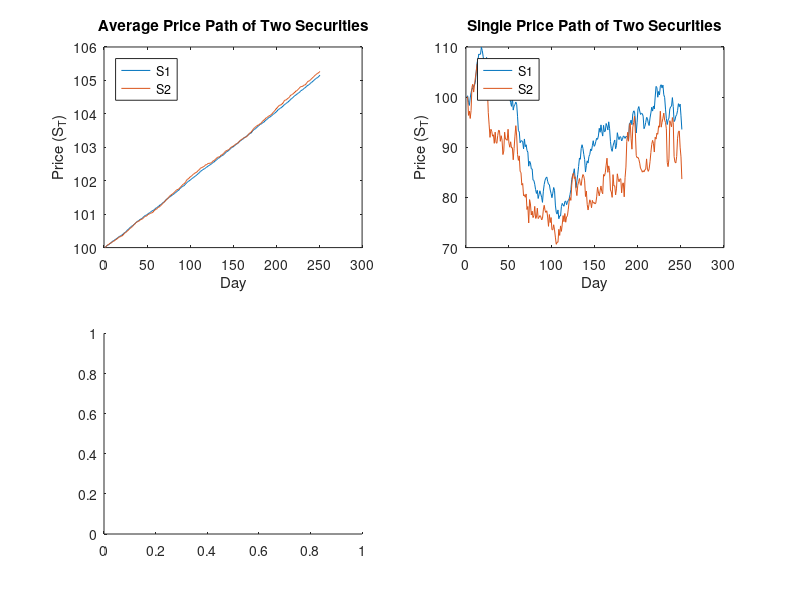

This chart was generated by the following MATLAB code: (Note: this script raises an error after producing the figure.)
%%%2 tasks: (1) pricing options; (2) decomposing bond excess returns%%
addpath(genpath(cd)) 
%% Pricing options

% Simulation price path 2 assets
S1 = 100; %underlying price stock 1
S2 = 100; %underlying price stock 2
rf = .05;
sigma1 = 0.2;
sigma2 = 0.35;
T = 1;
p = 0.5; %this is just the assumption for correlation. The range of correlation coefficients follow when estimating portfolio values.
d = 0; 
No_Sim = 50000;
%S_T = S*exp((rf-0.5*sigma^2)*T+sigma*sqrt(T)*randn); %This is for one
%stock

%simulation of asset paths
No_step = 250;%number of time steps in the interval (like 250 days in a year)
Delta_T = T/No_step;%time increment
%Generating random numbers (shocks) for 2 variables 
shocks1  = randn(No_Sim, No_step);
shocks2 = shocks1.*p + sqrt(1-p^2).*randn(No_Sim, No_step); % this already indicates correlation
%Generating storage for the paths of 2 stocks
S_T1 = NaN(No_Sim, No_step+1);
S_T1(:,1) = S1;
S_T2 = NaN(No_Sim, No_step+1);
S_T2(:,1) = S2;
%Paths for both stocks 
for i = 2:No_step+1
    % Path for stock 1
    S_T1(:,i) = S_T1(:,i-1).*exp((rf-0.5*sigma1^2)*Delta_T+sigma1*sqrt(Delta_T).*shocks1(:,i-1));
    % Path for stock 2
    S_T2(:,i) = S_T2(:,i-1).*exp((rf-0.5*sigma2^2)*Delta_T+sigma2*sqrt(Delta_T).*shocks2(:,i-1));
end
Mean_S_T1 = mean(S_T1);
Mean_S_T2 = mean(S_T2);

Portfolio = S_T1.*0.5 + S_T2.*0.5;

%Plotting asset paths and portfolio value distribution at in the end
%Firstly, plotting the average price path for both securities
subplot(2,2,1)
plot(Mean_S_T1) %I plot one of the 50k generated paths to see how the paths relate.
title('Average Price Path of Two Securities')
xlabel('Day')
ylabel('Price (S_T)')
hold on
plot(Mean_S_T2)
xlabel('Day')
ylabel('Price (S_T)')
hold off
legend('S1','S2','Location','northwest')
% Plotting single price path for both securities
subplot(2,2,2)
plot(S_T1(25000,:)) %I plot one of the 50k generated paths to see how the paths relate.
title('Single Price Path of Two Securities')
xlabel('Day')
ylabel('Price (S_T)')
hold on
plot(S_T2(25000,:))
xlabel('Day')
ylabel('Price (S_T)')
hold off
legend('S1','S2','Location','northwest')
% Plotting the portfolio distribution at day = 250 
subplot(2,2,3)
histogram(Portfolio(:,end))
title('Distribution of Portfolio Prices at t=250')
xlabel('Portfolio value')
ylabel('Count')

p = linspace(-1,1,21); %the range of correlation coefficients. 
% to calculate the percentile prctile(Portfolio(:,51)',0.05)
%Estimating portfolio value and simulating it for each correlation
%coefficient.

No_Sim = 10000;
No_draws = 10000;
for y = 1:length(p)
    for i = 1:No_Sim
        shocks1 = randn(No_draws,1);
        shocks2 = shocks1.*p(y) + sqrt(1-p(y)^2).*randn(No_draws,1);
        S_T1 = S1*exp((rf-0.5*sigma1^2)*T+sigma1*sqrt(T)*shocks1);
        S_T2 = S2*exp((rf-0.5*sigma2^2)*T+sigma2*sqrt(T)*shocks2);
        Portfolio = S_T1.*0.5 + S_T2.*0.5;
        percentile_P = prctile(Portfolio, 0.05); % this is for the 5th percentile 
        Val_P(i,y) = mean(Portfolio);
        fifth_percentile(i,y) = mean(percentile_P);
        %also need to do the AVERAGE PORTFOLIO to plot the distributio of
        %it at various correlations.
    end
end

%distribution of 5th portfolio percentile as a function of the correlation coeff. 
figure
plot(p,mean(fifth_percentile))
xlabel('Correlation')
ylabel('Portfolio value - 5th percentile')
%distribution of portfolio value at different correlation coefficients
figure
subplot(5,1,1)
histogram(Val_P(:,1))
title('Distribution of Portfolio Value at P = -1') %P = -1
xlabel('Portfolio value')
ylabel('Count')
subplot(5,1,2)
histogram(Val_P(:,6))
title('Distribution of Portfolio Value at P = -0.5') %P = -0.5
xlabel('Portfolio value')
ylabel('Count')
subplot(5,1,3)
histogram(Val_P(:,11))
title('Distribution of Portfolio Value at P = 0') %P = 0
xlabel('Portfolio value')
ylabel('Count')
subplot(5,1,4)
histogram(Val_P(:,16))
title('Distribution of Portfolio Value at P = 0.5') %P = 0,5
xlabel('Portfolio value')
ylabel('Count')
subplot(5,1,5)
histogram(Val_P(:,21))
title('Distribution of Portfolio Value at P = 1') %P = 1
xlabel('Portfolio value')
ylabel('Count')


%Pricing an exchange option
for y = 1:length(p)
    for i = 1:No_Sim
        shocks1 = randn(No_draws,1);
        shocks2 = shocks1.*p(y) + sqrt(1-p(y)^2).*randn(No_draws,1);
        S_T1 = S1*exp((rf-0.5*sigma1^2)*T+sigma1*sqrt(T)*shocks1);
        S_T2 = S2*exp((rf-0.5*sigma2^2)*T+sigma2*sqrt(T)*shocks2);
        Dummy_exchange = S_T1 > S_T2;
        Payoff = Dummy_exchange.*(max(0,S_T1-S_T2)); 
        Ave_Payoff = mean(Payoff);
        Val_Opt(i,y) = Ave_Payoff * exp(-rf*T);
    end
end

Option_value_corrs = mean(Val_Opt); %Average option price at each correlaton coeff
Val_Opt_negativecorr = Option_value_corrs(:,1); %Option price at p=-1
Val_Opt_poscorr = Option_value_corrs(:,end); %Option price at p=1
mean(Option_value_corrs); %Option price averaged across correlations

%Graph of option value against correlations. 
figure
plot(p,Option_value_corrs)
title('The Distribution of Option Price Across Different Correlations')
xlabel('Correlation')
ylabel('Option value')


%% Decomposing bond excess returns
% load data
load('lecture6.mat')

dates = lbusdate(dates(1,:),dates(2,:));
T = length(dates); % 675 monthly observations
J = length(mats); %40 different maturities
rx_u = rx./12; %unannualizing bond excess returns.

% 1. Nelson - Siegel factor loadings and estimation of Phi_P0 and Phi_P1
tau   = mats; % this is just time period
term1 = ones(J,1);
term2 = (1-exp(-lambda*tau))./(lambda*tau) ;
term3 = term2 -exp(-lambda*tau);
L = [term1, term2, term3]; %Nelson-Siegel factors

%Extracting these factors
Z = nan(3,T); %Z includes time-series of betas on these 3 dynamic Nelson-Siegel factors
for i = 1:T
    Z(:,i) = regress(yld(:,i), L); % Z is betas when regressing yield against these factors
end

%Estimating factor dynamics
t = 1:T-1; % from 1 to 674
Y = Z(:,t+1); % Zt+1
A = [ones(1,T-1);Z(:,t)]; % Zt; the vector of 1's is for the estimation of Phi_p0 
Phi_p = mrdivide(Y,A);
Phi_p0 = Phi_p(:,1);
Phi_p1 = Phi_p(:,2:end);

%Estimating capital sigma-hat 
%solving for w
W = Y-Phi_p*A;
Sigma_hat = zeros(3);
for i = 1:t
    Sigma_hat = Sigma_hat + (W(:,i)*W(:,i)');
end
Sigma_hat = Sigma_hat./674;

% 2. Estimation of Phi_Q0 and Phi_Q1
Re = rx_u; % this is to keep track with the notation
D = Re(:,t+1); %removing NaN's from the first column of Re

% we can set up the equation as Re = [ R0, B, R1][i1T,Z, Z(-)]^T where
% [ R0, B, R1] is X and [i1T,Z, Z(-)]^T is F and Re is D; hence we solve D = xF
%then I use mrdivide(D, C)
F = [ones(T-1,1)';Z(:,t+1);Z(:,t)];
X = mrdivide(D,F);
R0 = (X(:,1));
B = (X(:,2:4));
R1 = (X(:,5:7)); 

%Estimating error term E:
E = D - X*F; 

% solving for Phi_q1: R1 = -B*Phi_q1 with mldivide function
Phi_q1 = mldivide(-B,R1);

% solving for Phi_q0
for i = 1:8
    C0(i) = 0.5.*(B(i,:)*Sigma_hat*B(i,:)');
end
C0 = C0';

Phi_q0 = mldivide(-B,R0+C0);

% Calculating lambdas
Lambda0 = Phi_p0 - Phi_q0;
Lambda1 = Phi_p1 - Phi_q1;

% 3. Simulations synthetic samples of lambdas 
%Matrix of residuals U:
U = [W;E];
Nr_Sim = 8000;
    
Lambda0_star = zeros(3,1,Nr_Sim);   
Lambda1_star = zeros(3,3,Nr_Sim);   
for i = 1:Nr_Sim
    %randomizing the colums of matrix U
    U_star = datasample(U,size(U,2),2);
    %Estimating Z using phi_p and random error component
    Z_star = nan(3,T);
    Z_star(:,1) = Z(:,1);
    for y = 2:675
        Z_star(:,y) = Phi_p0 + Phi_p1*Z_star(:,y-1) + U_star(1:3,y-1);
    end
    %Again estimating phi_p which is calles phi_p_star
    Y_star = Z_star(:,t+1); % Zt+1
    A_star = [ones(1,T-1);Z_star(:,t)]; % Zt; the vector of 1's is for the estimation of Phi_p0 
    Phi_p_star = mrdivide(Y_star,A_star);
    Phi_p0_star = Phi_p_star(:,1);
    Phi_p1_star = Phi_p_star(:,2:end);
    % Estimating sigma_hat_star
    W_star = Y_star-Phi_p_star*A_star;
    Sigma_hat_star = zeros(3);
    for i1 = 1:t
        Sigma_hat_star = Sigma_hat_star + (W_star(:,i1)*W_star(:,i1)');
    end
    Sigma_hat_star = Sigma_hat_star./674;
    %Estimating phi_q as phi_q_star
    F_star = [ones(T-1,1)';Z_star(:,t+1);Z_star(:,t)];
    rx_star = X*F_star + U_star(4:11,:);
    F = [ones(T-1,1)';Z(:,t+1);Z(:,t)];
    X_star = mrdivide(rx_star,F_star);
    R0_star = (X_star(:,1));
    B_star = (X_star(:,2:4));
    R1_star = (X_star(:,5:7)); 
    Phi_q1_star = mldivide(-B_star,R1_star);
    for i2 = 1:8
        C0_star(i2) = 0.5.*(B_star(i2,:)*Sigma_hat_star*B_star(i2,:)');
    end
    %C0_star = C0_star';
    Phi_q0_star = mldivide(-B_star,R0_star+C0_star');
    % Calculating lambdas
    Lambda0_star(:,:,i) = Phi_p0_star - Phi_q0_star;
    Lambda1_star(:,:,i) = Phi_p1_star - Phi_q1_star;
end

%Standard error of Lambda_star estimates
stdev_lambda0 = std(Lambda0_star,0,3);
stdev_lambda1 = std(Lambda1_star,0,3);

% 4. Beta representation and decomposition of z for 10yr bond. 
%bn should be 3X1 vector lambda term should be 3x1 vector as well
b10 = B(end,:);

%10yr bond excess returns. 
Exp_r_10 = b10*(Lambda0+Lambda1*Z(:,1:end-1)).*12.*100; %- 0.5.*b10*Sigma_hat*b10'; %MIGHT NEED TO SUBTRACT THE VARIANCE COMPONENT

%Obtaining a 3xT-1 vector for Lambda1*Z, and decomposing it for Z1 Z2 Z3. 
Lambda1Zt = Lambda1*Z(:,1:end-1);
Lambda1z1 = Lambda1Zt(1,:);
Lambda1z2 = Lambda1Zt(2,:);
Lambda1z3 = Lambda1Zt(3,:);

%Calculating exp. 10yr bond excess returns associated with each z. 
Exp_r_10z1 = b10(:,1)*(Lambda0(1,1)+Lambda1z1).*12.*100; %- (0.5.*(b10(:,1)*diag(Sigma_hat(1,1))*b10(:,1 -> only 1 row from this. 
Exp_r_10z2 = b10(:,2)*(Lambda0(2,1)+Lambda1z2).*12.*100; %- (0.5.*(b10(:,2)*Sigma_hat(2,2)*b10(:,2)'));
Exp_r_10z3 = b10(:,3)*(Lambda0(3,1)+Lambda1z3).*12.*100; %- (0.5.*(b10(:,3)*Sigma_hat(3,3)*b10(:,3)'));
Exp_r_10 - Exp_r_10z1 - Exp_r_10z2 - Exp_r_10z3; %to check if all 10yr ex. return is accounted

%Illustrating exp. excess returns in area plot
figure
area(datetime(dates(1,2:675),'ConvertFrom','datenum','Format','yyyy'),[Exp_r_10z1;Exp_r_10z2;Exp_r_10z3]')
title('Decomposition of 10-Year Bond Expected Excess Returns')
ylabel('%')
legend('Z1','Z2','Z3')

clearvars -except dates tau L Z Phi_p Phi_p0 Phi_p1 Sigma_hat Re D R0 B R1 E Phi_q1 C0 Phi_q0 Lambda0 Lambda1 U Lambda0_star Lambda1_star stdev_lambda0 stdev_lambda1 b10 Exp_r_10 Exp_r_10z1 Exp_r_10z2 Exp_r_10z3 b10 Mean_S_T1 Mean_S_T2 S_T1 S_T2 Portfolio p fifth_percentile(i,y) Val_P(i,y)  Val_Opt(i,y) Option_value_corrs Val_Opt_negativecorr Val_Opt_poscorr mean(Option_value_corrs) shocks1 shocks2 sigma1 sigma2